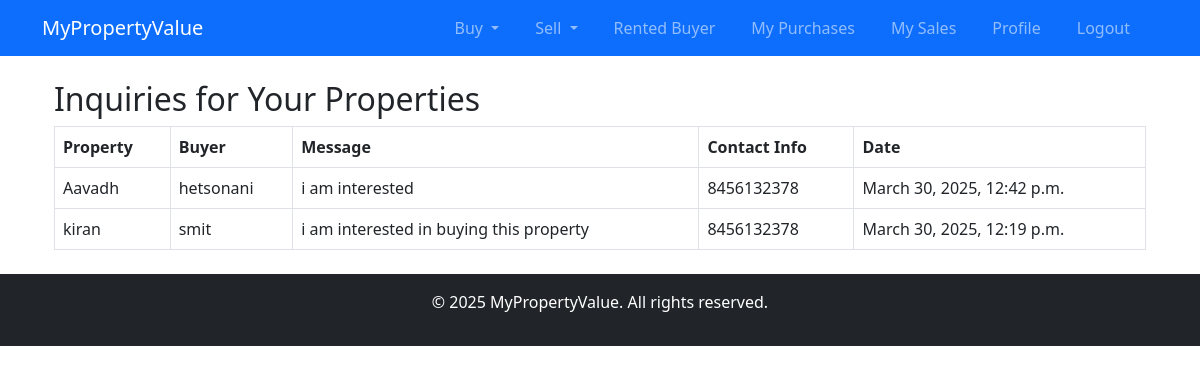
The page /users/seller/inquiries/ (signed in) on the database as committed earlier.
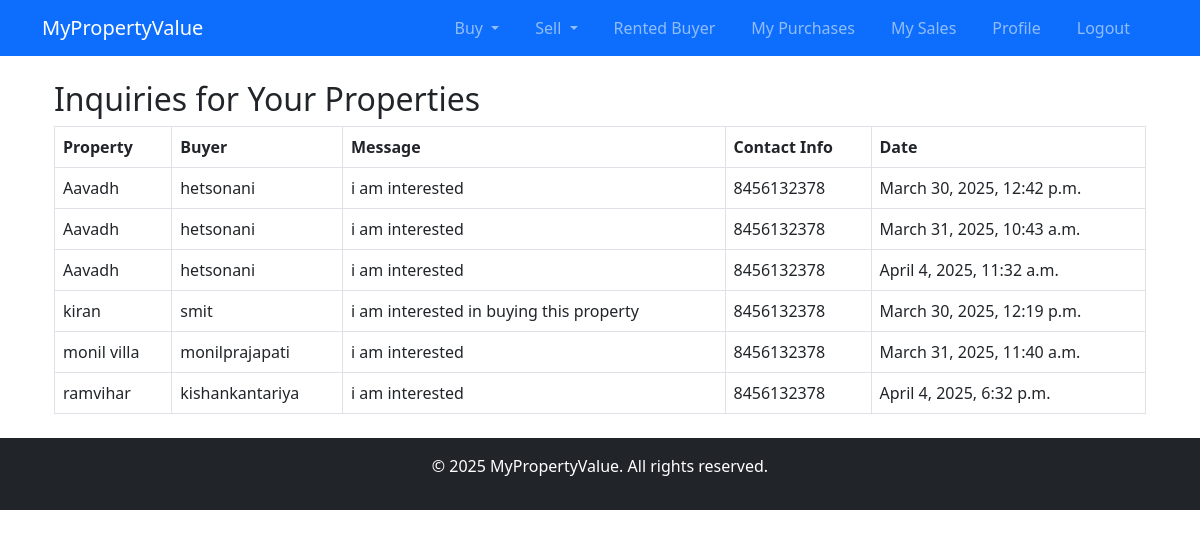
The same page on the database as committed later.
### users/models.py (models this page shows, shortened)
class Inquiry(models.Model):
    property = models.ForeignKey(Property, on_delete=models.CASCADE, related_name='inquiries')
    buyer = models.ForeignKey(User, on_delete=models.CASCADE)
    message = models.TextField()
    contact_info = models.CharField(max_length=255)
    created_at = models.DateTimeField(auto_now_add=True)

class Property(models.Model):
    PROPERTY_TYPES = [
        ('Residential', 'Residential'),
        ('Commercial', 'Commercial'),
    ]
    STATUS_CHOICES = [
        ('Available', 'Available'),
        ('Not Available', 'Not Available'),
    ]
    title = models.CharField(max_length=255)
    image = models.ImageField(upload_to='property_images/', blank=True, null=True)
    description = models.TextField()
    price = models.DecimalField(max_digits=12, decimal_places=2)
    property_type = models.CharField(max_length=20, choices=PROPERTY_TYPES)
    location = models.CharField(max_length=255)
    owner = models.ForeignKey(User, on_delete=models.CASCADE)
    name = models.CharField(max_length=255, default="Unnamed Property") # New status field
    is_sold = models.BooleanField(default=False)
    status = models.CharField(max_length=20, choices=STATUS_CHOICES, default='Available')  # Add this field

class User(AbstractUser):
    email = models.EmailField(unique=True)
    phone_number = models.CharField(max_length=15, blank=True, null=True)

### users/views.py (the view)
# urls.py: path("seller/inquiries/", view_inquiries, name="view_inquiries"),
@login_required
def view_inquiries(request):
    property_id = request.GET.get('property_id')
    if property_id:
        inquiries = Inquiry.objects.filter(property_id=property_id, property__owner=request.user)
    else:
        inquiries = Inquiry.objects.filter(property__owner=request.user)
    return render(request, 'users/view_inquiries.html', {'inquiries': inquiries})

### users/templates/users/view_inquiries.html
{% extends 'base.html' %} {% block content %}
<div class="container">
  <h2>Inquiries for Your Properties</h2>
  {% if inquiries %}
  <table class="table table-bordered">
    <thead>
      <tr>
        <th>Property</th>
        <th>Buyer</th>
        <th>Message</th>
        <th>Contact Info</th>
        <th>Date</th>
      </tr>
    </thead>
    <tbody>
      {% for inquiry in inquiries %}
      <tr>
        <td>{{ inquiry.property.title }}</td>
        <td>{{ inquiry.buyer.username }}</td>
        <td>{{ inquiry.message }}</td>
        <td>{{ inquiry.contact_info }}</td>
        <td>{{ inquiry.created_at }}</td>
      </tr>
      {% endfor %}
    </tbody>
  </table>
  {% else %}
  <p>No inquiries yet.</p>
  {% endif %}
</div>
{% endblock %}

### templates/base.html (shortened to what this page needs)
{% load static %}
<!DOCTYPE html>
<html lang="en">
  <head>
    <link
      rel="stylesheet"
      href="https://cdn.jsdelivr.net/npm/bootstrap@5.3.0/dist/css/bootstrap.min.css"
    />
    <link rel="stylesheet" href="{% static 'css/styles.css' %}" />
  </head>
  <body>
    <nav class="navbar navbar-expand-lg navbar-dark bg-primary">
      <div class="container">
        <a class="navbar-brand" href="{% url 'home' %}">MyPropertyValue</a>
        <div class="collapse navbar-collapse" id="navbarNav">
          <ul class="navbar-nav ms-auto">
            {% if user.is_authenticated %}
            <li class="nav-item dropdown">
              <a
                class="nav-link dropdown-toggle"
                href="#"
                id="buyDropdown"
                role="button"
                data-bs-toggle="dropdown"
                aria-expanded="false"
              >
                Buy
              </a>
            </li>
            <li class="nav-item dropdown">
              <a
                class="nav-link dropdown-toggle"
                href="#"
                id="sellDropdown"
                role="button"
                data-bs-toggle="dropdown"
                aria-expanded="false"
              >
                Sell
              </a>
            </li>
            <li class="nav-item">
              <a class="nav-link" href="{% url 'rented_buyer' %}"
                >Rented Buyer</a
              >
            </li>
            <li class="nav-item">
              <a class="nav-link" href="{% url 'buyer_transactions' %}"
                >My Purchases</a
              >
            </li>
            <li class="nav-item">
              <a class="nav-link" href="{% url 'seller_transactions' %}"
                >My Sales</a
              >
            </li>
            <li class="nav-item">
              <a class="nav-link" href="{% url 'profile' %}">Profile</a>
            </li>
            <li class="nav-item">
              <a class="nav-link" href="{% url 'logout' %}">Logout</a>
            </li>
            {% endif %}
          </ul>
        </div>
      </div>
    </nav>
    <div class="container mt-4">{% block content %}{% endblock %}</div>
    <footer class="footer bg-dark text-white text-center py-3 mt-4">
      <p>&copy; 2025 MyPropertyValue. All rights reserved.</p>
    </footer>
  </body>
</html>

### static/css/styles.css (style rules this page uses)
nav { background-color: #333; color: white; padding: 10px; }
nav ul { list-style: none; margin: 0; padding: 0; display: flex; }
nav ul li { position: relative; margin-right: 20px; }
nav ul li a { color: white; text-decoration: none; padding: 5px 10px; display: block; }

Rows that differ between the two databases and show on the page:
added Inquiry: property "Aavadh", buyer.username "hetsonani", message "i am interested", contact_info "8456132378", created_at "March 31, 2025, 10:43 a.m."
added Inquiry: property "Aavadh", buyer.username "hetsonani", message "i am interested", contact_info "8456132378", created_at "April 4, 2025, 11:32 a.m."
added Inquiry: property "monil villa", buyer.username "monilprajapati", message "i am interested", contact_info "8456132378", created_at "March 31, 2025, 11:40 a.m."
added Inquiry: property "ramvihar", buyer.username "kishankantariya", message "i am interested", contact_info "8456132378", created_at "April 4, 2025, 6:32 p.m."
